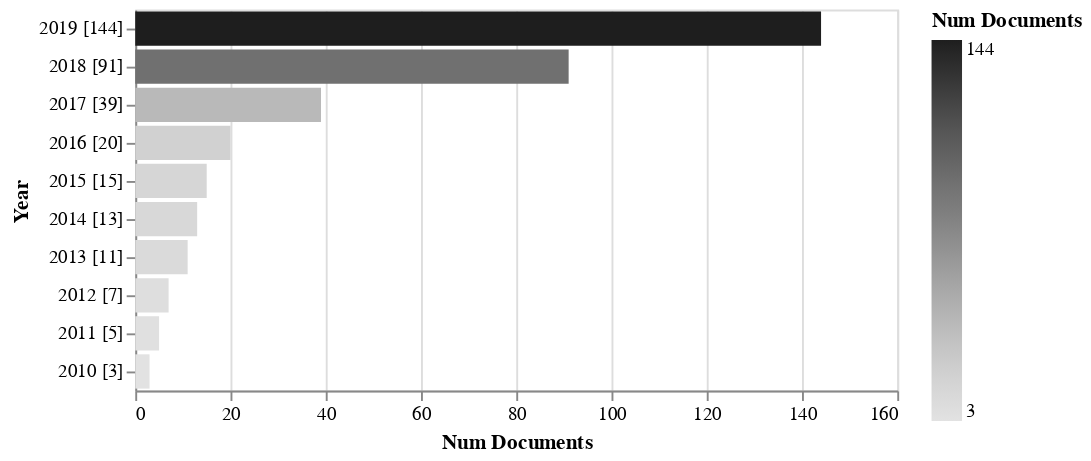

Notebook code cell kept with this figure:
### Code cell
# df.documents_by_year(cumulative=True).altair_barhplot()

### Figure 1 — Vega-Lite specification as saved in the notebook (floating-point values rounded to 4 significant figures)
{"config": {"view": {"continuousWidth": 400, "continuousHeight": 300}}, "data": {"name": "data-78452a5cfa16d6289bbcfed733fd10e4"}, "mark": "bar", "encoding": {"color": {"type": "quantitative", "field": "Num Documents", "scale": {"scheme": "Greys"}}, "x": {"type": "quantitative", "field": "Num Documents"}, "y": {"type": "nominal", "field": "Year", "sort": {"field": "Num Documents:Q"}}}, "$schema": "https://vega.github.io/schema/vega-lite/v4.8.1.json", "datasets": {"data-78452a5cfa16d6289bbcfed733fd10e4": [{"Year": "2019 [144]", "Num Documents": 144, "ID": ["[*0*]", "[*1*]", "[*2*]", "[*3*]", "[*4*]", "[*5*]", "[*6*]", "[*7*]", "[*8*]", "[*9*]", "[*10*]", "[*11*]", "[*12*]", "[*13*]", "[*14*]", "[*15*]", "[*16*]", "[*17*]", "[*18*]", "[*19*]", "[*20*]", "[*21*]", "[*22*]", "[*23*]", "[*24*]", "[*25*]", "[*26*]", "[*27*]", "[*28*]", "[*29*]", "[*30*]", "[*31*]", "[*32*]", "[*33*]", "[*34*]", "[*35*]", "[*36*]", "[*37*]", "[*38*]", "[*39*]", "[*40*]", "[*41*]", "[*42*]", "[*43*]", "[*44*]", "[*45*]", "[*46*]", "[*47*]", "[*48*]", "[*49*]", "[*50*]", "[*51*]", "[*52*]"]}, {"Year": "2018 [91]", "Num Documents": 91, "ID": ["[*53*]", "[*54*]", "[*55*]", "[*56*]", "[*57*]", "[*58*]", "[*59*]", "[*60*]", "[*61*]", "[*62*]", "[*63*]", "[*64*]", "[*65*]", "[*66*]", "[*67*]", "[*68*]", "[*69*]", "[*70*]", "[*71*]", "[*72*]", "[*73*]", "[*74*]", "[*75*]", "[*76*]", "[*77*]", "[*78*]", "[*79*]", "[*80*]", "[*81*]", "[*82*]", "[*83*]", "[*84*]", "[*85*]", "[*86*]", "[*87*]", "[*88*]", "[*89*]", "[*90*]", "[*91*]", "[*92*]", "[*93*]", "[*94*]", "[*95*]", "[*96*]", "[*97*]", "[*98*]", "[*99*]", "[*100*]", "[*101*]", "[*102*]", "[*103*]", "[*104*]"]}, {"Year": "2017 [39]", "Num Documents": 39, "ID": ["[*105*]", "[*106*]", "[*107*]", "[*108*]", "[*109*]", "[*110*]", "[*111*]", "[*112*]", "[*113*]", "[*114*]", "[*115*]", "[*116*]", "[*117*]", "[*118*]", "[*119*]", "[*120*]", "[*121*]", "[*122*]", "[*123*]"]}, {"Year": "2016 [20]", "Num Documents": 20, "ID": ["[*124*]", "[*125*]", "[*126*]", "[*127*]", "[*128*]"]}, {"Year": "2015 [15]", "Num Documents": 15, "ID": ["[*129*]", "[*130*]"]}, {"Year": "2014 [13]", "Num Documents": 13, "ID": ["[*131*]", "[*132*]"]}, {"Year": "2013 [11]", "Num Documents": 11, "ID": ["[*133*]", "[*134*]", "[*135*]", "[*136*]"]}, {"Year": "2012 [7]", "Num Documents": 7, "ID": ["[*137*]", "[*138*]"]}, {"Year": "2011 [5]", "Num Documents": 5, "ID": ["[*139*]", "[*140*]"]}, {"Year": "2010 [3]", "Num Documents": 3, "ID": ["[*141*]", "[*142*]", "[*143*]"]}]}}
